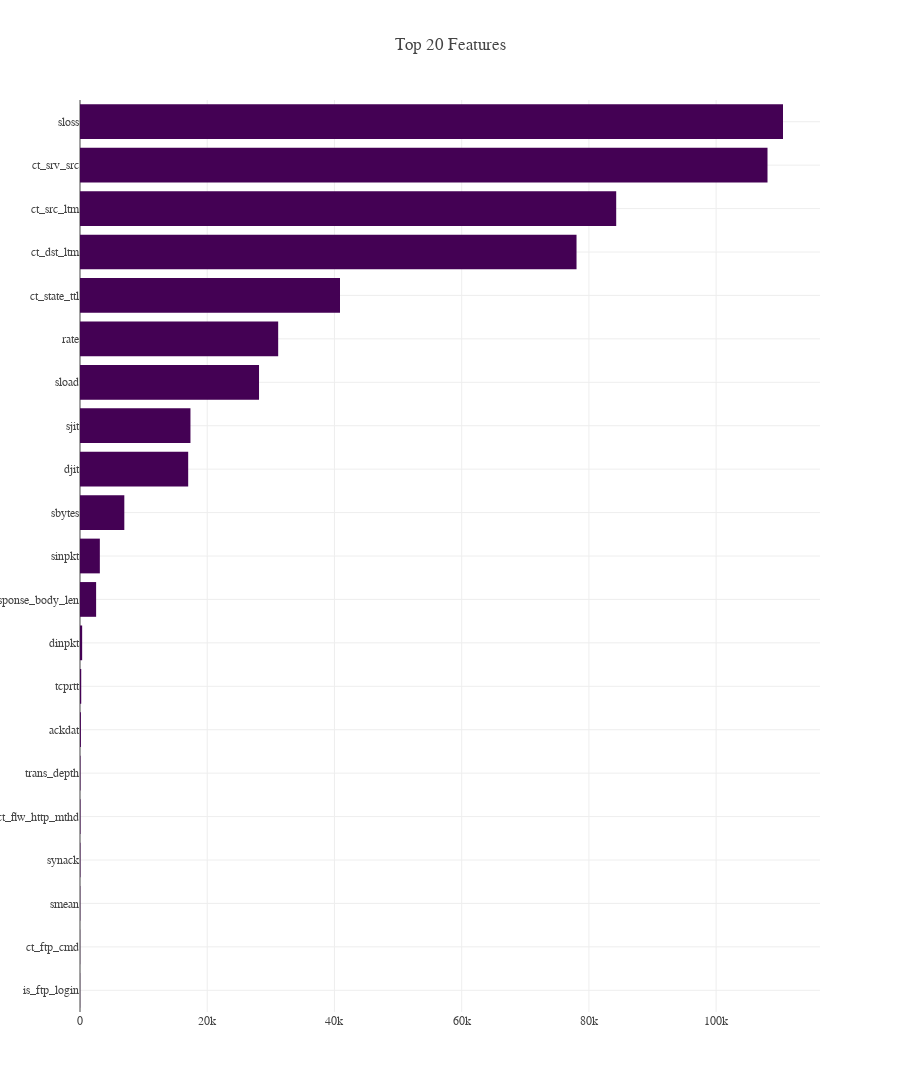

Notebook code for this chart:
### Code cell
# Feature Selection
from sklearn.feature_selection import SelectKBest, chi2

best_features = SelectKBest(score_func=chi2,k='all')

X = df.iloc[:,4:-2]
y = df.iloc[:,-1]
fit = best_features.fit(X,y)

df_scores=pd.DataFrame(fit.scores_)
df_col=pd.DataFrame(X.columns)

feature_score=pd.concat([df_col,df_scores],axis=1)
feature_score.columns=['feature','score']
feature_score.sort_values(by=['score'],ascending=True,inplace=True)

fig = go.Figure(go.Bar(
            x=feature_score['score'][0:21],
            y=feature_score['feature'][0:21],
            orientation='h'))

fig.update_layout(title="Top 20 Features",
                  height=1200,
                  showlegend=False,
                 )

fig.show()

### Figure 1 — Plotly figure (JSON) as saved in the notebook; plotly's stock layout.template omitted (floating-point values rounded to 4 significant figures)
{"data": [{"orientation": "h", "type": "bar", "x": [22.77, 22.77, 41.16, 60.47, 69.11, 69.11, 140.4, 193.9, 339.1, 2534.0, 3119.0, 6966.0, 17010.0, 17360.0, 28140.0, 31150.0, 40870.0, 78050.0, 84290.0, 108100.0, 110500.0], "y": ["is_ftp_login", "ct_ftp_cmd", "smean", "synack", "ct_flw_http_mthd", "trans_depth", "ackdat", "tcprtt", "dinpkt", "response_body_len", "sinpkt", "sbytes", "djit", "sjit", "sload", "rate", "ct_state_ttl", "ct_dst_ltm", "ct_src_ltm", "ct_srv_src", "sloss"]}], "layout": {"height": 1200, "showlegend": false, "title": {"text": "Top 20 Features"}}}
